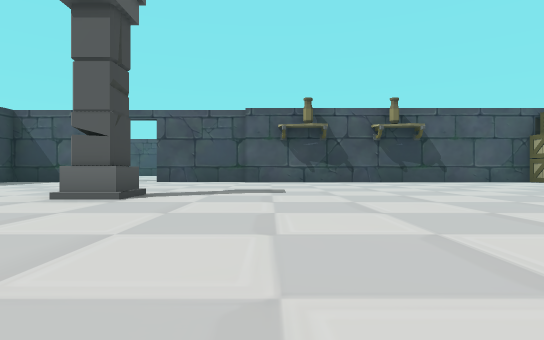
[1] (above)

16 first-person views from a walk through a scene from a Unity 3-D project. The camera is 0.33 m above the floor, looks level and sees 80° across. Doors are open. The floor is counted in squares, 1 m on a side. Each view is taken from the middle of a square. On the plan, view 1 faces up. The plan holds only what a view shows up to about 9 squares ahead; the rest is blank. The player character is not drawn. Some animated figures are not drawn.

[2]
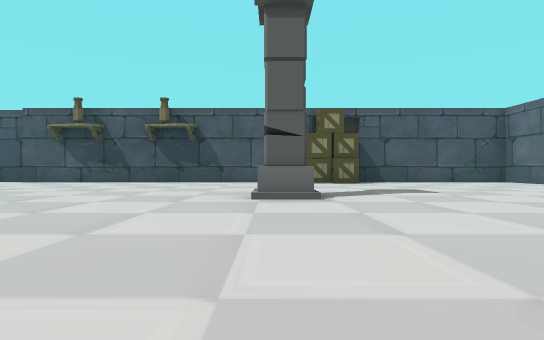

[3]
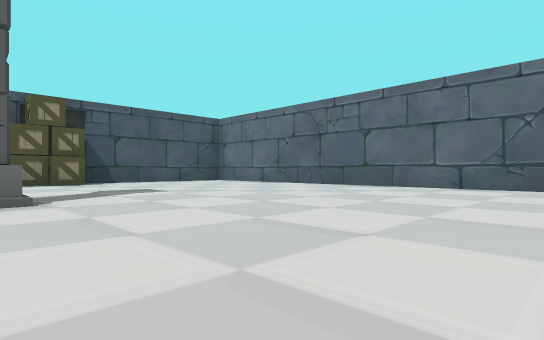

[4]
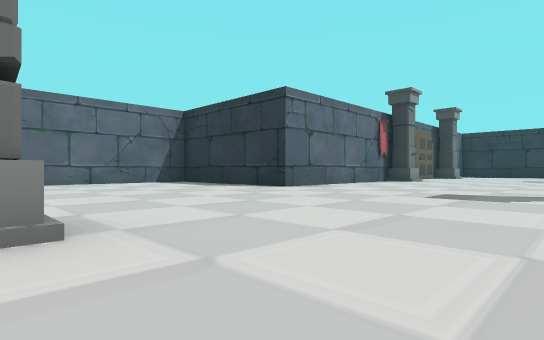

[5]
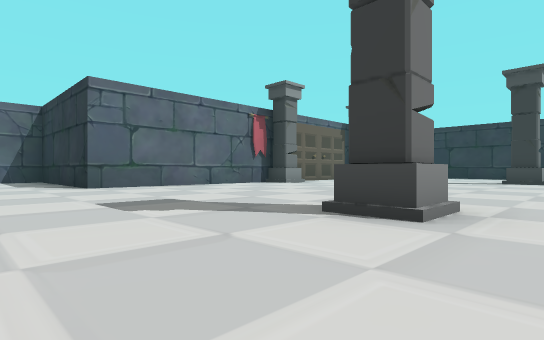

[6]
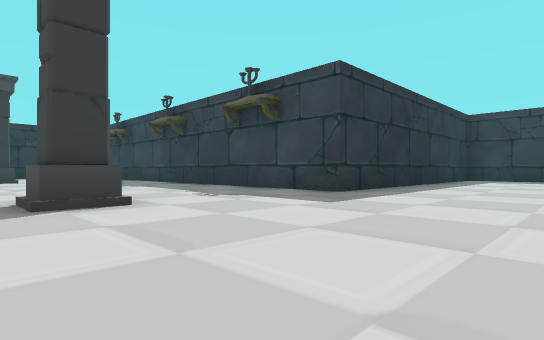

[7]
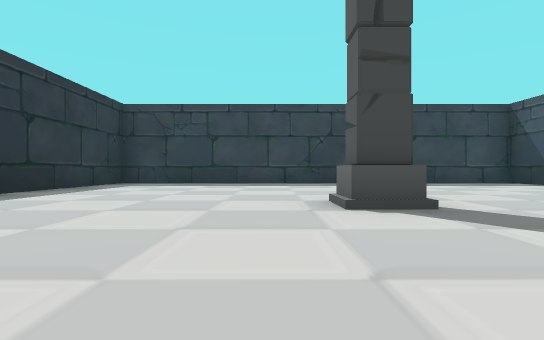

[8]
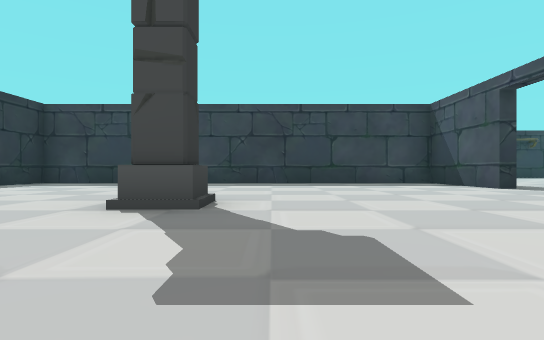

[9]
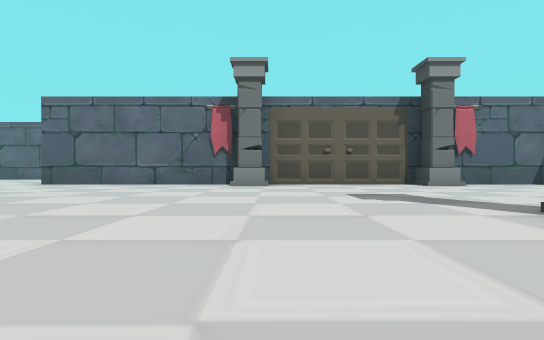

[10]
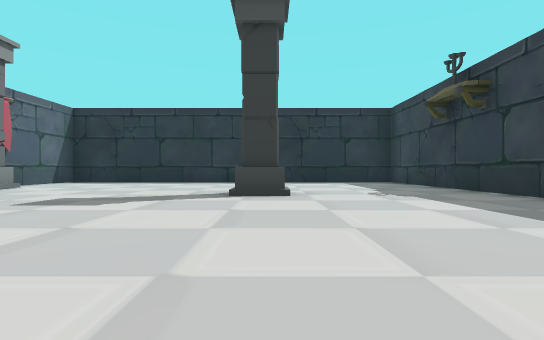

[11]
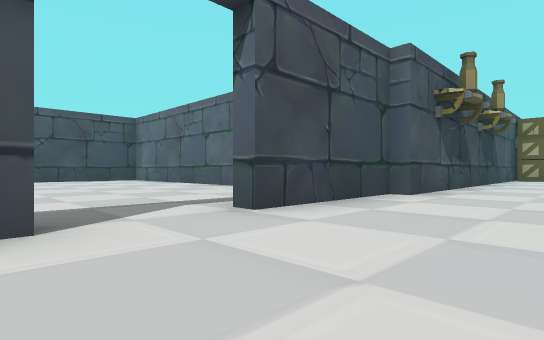

[12]
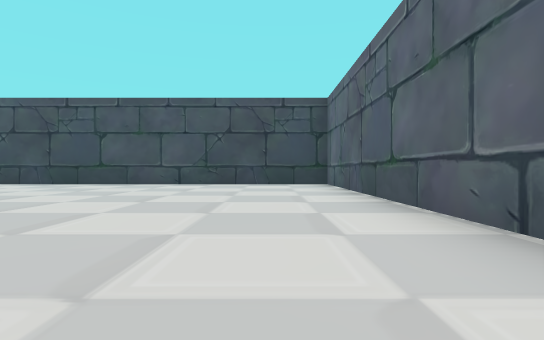

[13]
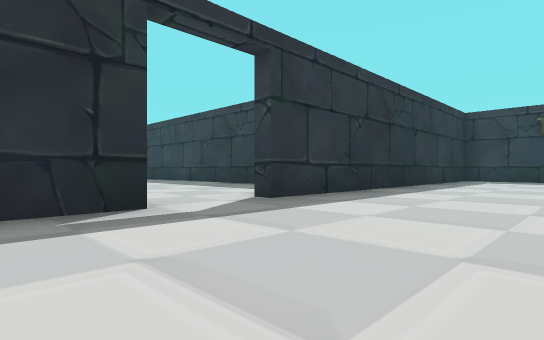

[14]
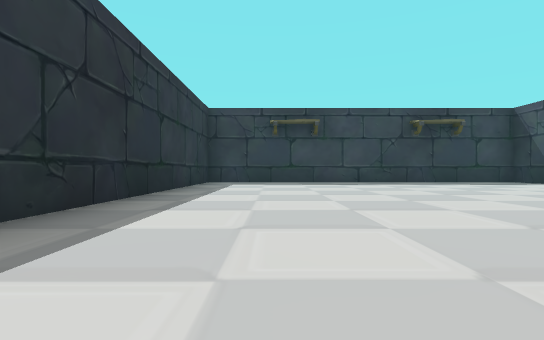

[15]
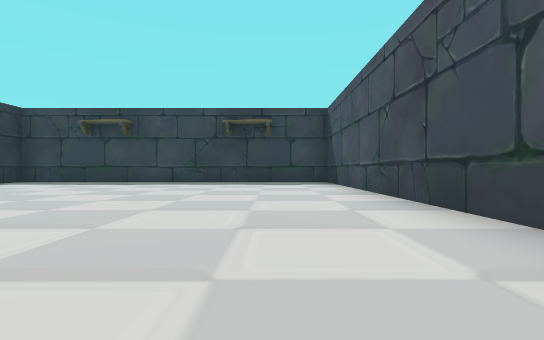

[16]
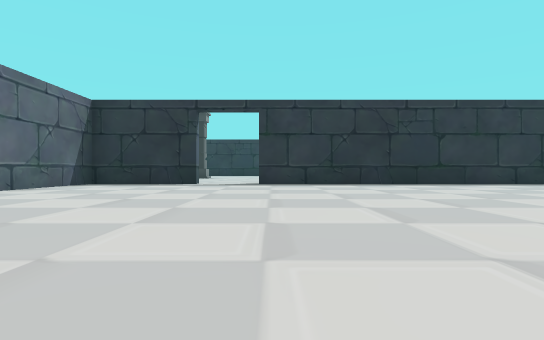

### Floor plan
Ten units are one square. View 1 is at (0, 0); x grows to the right and y downward. Boxes are objects, and circles mark ways between rooms. Rooms are numbered by the first view taken in them; rooms with no view inside come last. Other rooms are left out.
<svg viewBox="-132 -180 260 313">
<path fill="none" stroke="#000" d="M84 44 84 7 123 7 123 -87 84 -87M84 78 82 68M70 -87 -8 -87M-6 -90 -32 -90M-46 -90 -72 -90 -72 7 -2 7 -2 128 84 128 84 66M-32 -93 -7 -93 -7 -175 -127 -175 -127 -93 -46 -93"/>
<rect x="-25" y="-45" width="10" height="10" fill="#bbb"><title>column</title></rect>
<rect x="25" y="75" width="10" height="20" fill="#bbb"><title>column</title></rect>
<rect x="25" y="5" width="10" height="20" fill="#bbb"><title>column</title></rect>
<rect x="55" y="-45" width="10" height="10" fill="#bbb"><title>column</title></rect>
<rect x="65" y="-85" width="20" height="10" fill="#bbb"><title>box</title></rect>
<rect x="75" y="95" width="10" height="10" fill="#bbb"><title>column</title></rect>
<rect x="75" y="45" width="10" height="20" fill="#bbb"><title>column</title></rect>
<circle cx="-40" cy="-90" r="3" fill="#2a7"/>
<text x="40" y="0">1</text>
<text x="-70" y="-140">2</text>
</svg>
Room 1 opens to room 2.

Where each view was taken, in squares from view 1:
view 1: 0 up, 0 right, facing up
view 2: 0 up, 6 right, facing up
view 3: 0 up, 6 right, facing up-right
view 4: 4 up, 4 right, facing down-right
view 5: 1 up, 2 right, facing down-right
view 6: 2 up, 4 right, facing down-left
view 7: 3 up, 1 right, facing left
view 8: 5 up, 1 right, facing left
view 9: 6 down, 1 right, facing right
view 10: 4 down, 3 right, facing down
view 11: 7 up, 5 left, facing up-right
view 12: 10 up, 2 left, facing up
view 13: 12 up, 2 left, facing down-left
view 14: 11 up, 4 left, facing left
view 15: 16 up, 4 left, facing left
view 16: 17 up, 5 left, facing down
